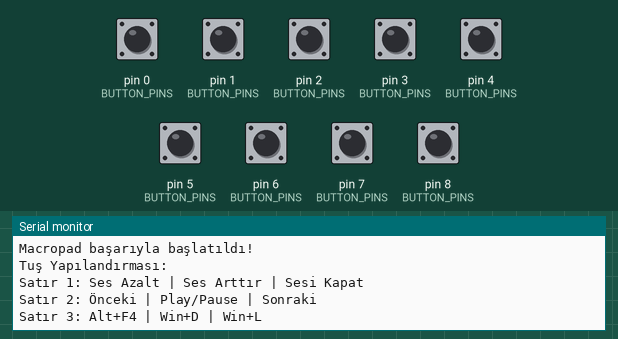
This sketch was run on a simulated SparkFun Pro Micro, built with avr-gcc and run on an emulated ATmega32U4. Parts: the last lines printed to the serial monitor. The test bench sets the inputs (shaded band); at power-on: pin 0 (BUTTON_PINS), pin 1 (BUTTON_PINS), pin 2 (BUTTON_PINS), pin 3 (BUTTON_PINS), pin 4 (BUTTON_PINS), pin 5 (BUTTON_PINS), pin 6 (BUTTON_PINS), pin 7 (BUTTON_PINS), pin 8 (BUTTON_PINS) HIGH. USB keyboard and mouse output is not drawn.

Above: at 2.2 s.
2.3 s: pin 0 (BUTTON_PINS) pulled LOW for 0.15 s
At 3.2 s:
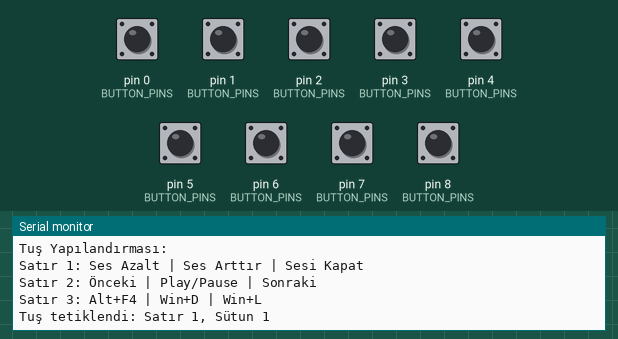
3.9 s: pin 1 (BUTTON_PINS) pulled LOW for 0.15 s
At 4.4 s:
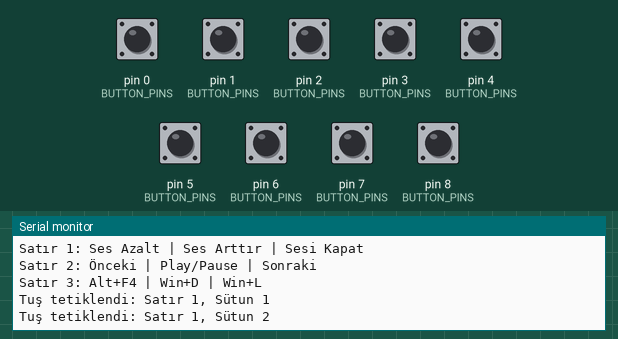
5.5 s: pin 2 (BUTTON_PINS) pulled LOW for 0.15 s
At 6.8 s:
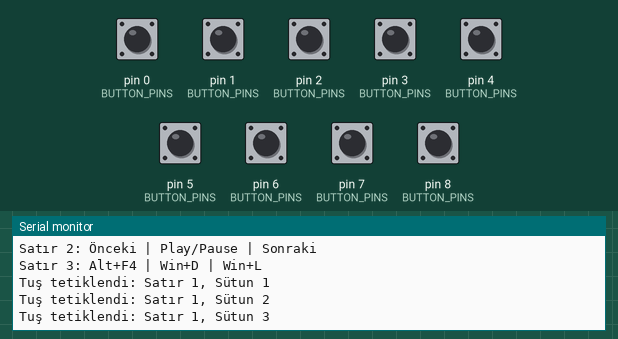
7.1 s: pin 3 (BUTTON_PINS) pulled LOW for 0.15 s
At 8.1 s:
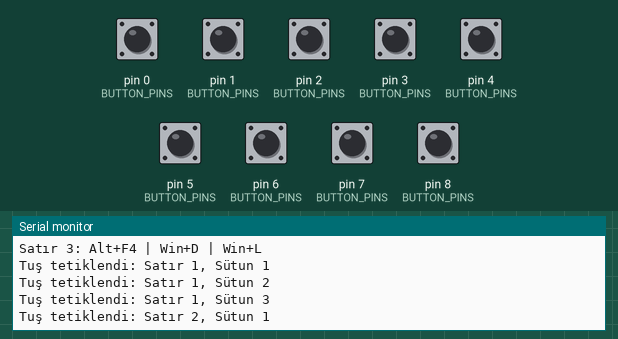
8.7 s: pin 4 (BUTTON_PINS) pulled LOW for 0.15 s
At 9.2 s:
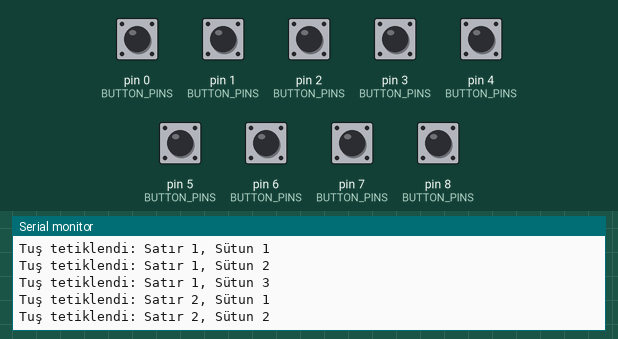
10.3 s: pin 5 (BUTTON_PINS) pulled LOW for 0.15 s
At 11.7 s:
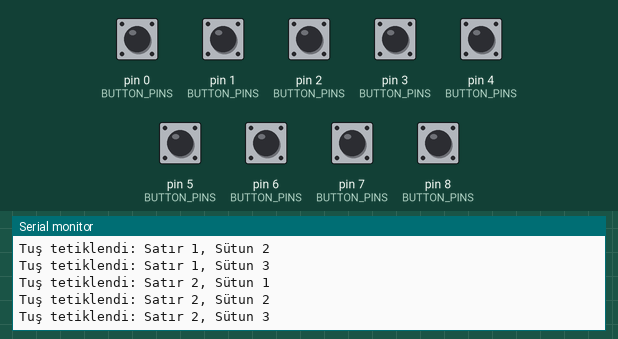
Timing chart, 0 to 12.9 s (numbered marks = the images above; inputs shaded):
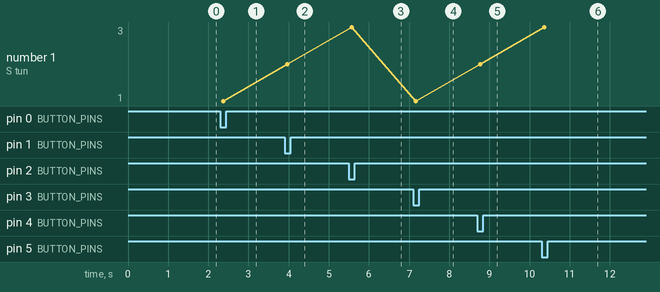

Measured:
- after the input at 2.3 s, the serial monitor: prints a new line after 0.07 s (image 1)
- after the input at 3.9 s, the serial monitor: prints a new line after 0.07 s (image 2)
- after the input at 5.5 s, the serial monitor: prints a new line after 0.07 s (image 3)
- after the input at 7.1 s, the serial monitor: prints a new line after 0.07 s (image 4)
- after the input at 8.7 s, the serial monitor: prints a new line after 0.07 s (image 5)
- after the input at 10.3 s, the serial monitor: prints a new line after 0.07 s (image 6)
- plotted number 1: 2 → 3 after the input at 5.5 s, 2 → 3 after the input at 10.3 s

The sketch:

HID_Macropad_3x3.ino
```cpp
/*
 * Arduino Pro Micro 3x3 HID Macropad
 *
 * ATmega32U4 tabanlı özel macropad firmware'i
 * USB HID klavye ve medya kontrol cihazı olarak çalışır
 *
 * Donanım: Arduino Pro Micro
 * Gerekli Kütüphane: HID-Project (Library Manager'dan yükleyiniz)
 *
 * Tuş Konfigürasyonu:
 * Satır 1: Ses Azalt | Ses Arttır | Sesi Kapat
 * Satır 2: Önceki | Play/Pause | Sonraki
 * Satır 3: Alt+F4 | Win+D | Win+L
 *
 * DONANIM KURULUM SEÇENEKLERİ:
 * Bu firmware hem diyotsuz hem de diyötlü kurulumlarla uyumludur.
 *
 * SEÇENEK 1 - DİYOTSUZ (Basit):
 *   Switch Pin1 --> GPIO Pin (D0-D8)
 *   Switch Pin2 --> GND
 *
 * SEÇENEK 2 - DİYÖTLÜ (Profesyonel):
 *   Switch Pin1 --> 1N4148 Diyot Katodu (-)
 *   Diyot Anodu (+) --> GPIO Pin (D0-D8)
 *   Switch Pin2 --> GND
 */

#include "HID-Project.h"

// ===== PIN KONFIGÜRASYONU =====
// Arduino Pro Micro düğmelerinin GPIO pin atamalarını tanımlayın
// Sıralı pin yapısı: D0, D1, D2, D3, D4, D5, D6, D7, D8
const int BUTTON_PINS[3][3] = {
  { 0,  1,  2 },  // Satır 1: D0 (RX), D1 (TX), D2 (SDA)
  { 3,  4,  5 },  // Satır 2: D3, D4, D5
  { 6,  7,  8 }   // Satır 3: D6, D7, D8
};

// Makro tipi tanımı
enum MacroType {
  MACRO_KEYBOARD,    // Klavye tuş kombinasyonu
  MACRO_CONSUMER     // Medya/Tüketici kontrol tuşu
};

// Tuş kombinasyon tanımları
struct MacroKey {
  MacroType type;      // Makro tipi (klavye veya medya)
  int modifier;        // Modifier tuşlar (sadece MACRO_KEYBOARD için)
  int key1;            // Ana tuş veya medya tuşu
  int key2;            // İkinci tuş (opsiyonel)
  int key3;            // Üçüncü tuş (opsiyonel)
};

const MacroKey MACRO_BINDINGS[3][3] = {
  // Satır 1: Ses Kontrolleri
  { { MACRO_CONSUMER, 0, MEDIA_VOLUME_DOWN, 0, 0 },   // Ses Azalt
    { MACRO_CONSUMER, 0, MEDIA_VOLUME_UP, 0, 0 },     // Ses Arttır
    { MACRO_CONSUMER, 0, MEDIA_VOLUME_MUTE, 0, 0 } }, // Sesi Kapat
  // Satır 2: Medya Kontrolleri
  { { MACRO_CONSUMER, 0, MEDIA_PREVIOUS, 0, 0 },      // Önceki
    { MACRO_CONSUMER, 0, MEDIA_PLAY_PAUSE, 0, 0 },    // Play/Pause
    { MACRO_CONSUMER, 0, MEDIA_NEXT, 0, 0 } },        // Sonraki
  // Satır 3: Sistem Komutları
  { { MACRO_KEYBOARD, KEY_LEFT_ALT, KEY_F4, 0, 0 },   // Alt+F4 (Uygulamayı Kapat)
    { MACRO_KEYBOARD, KEY_LEFT_GUI, 'd', 0, 0 },      // Win+D (Masaüstüne Git)
    { MACRO_KEYBOARD, KEY_LEFT_GUI, 'l', 0, 0 } }     // Win+L (Bilgisayarı Kilitle)
};

// ===== DEBOUNCING KONFİGÜRASYONU =====
const unsigned long DEBOUNCE_TIME = 20;  // ms cinsinden debounce süresi (20ms - ayarlanabilir 20-50ms arası)
const unsigned long SCAN_INTERVAL = 1;   // ms cinsinden tarama aralığı

// Tuş durumları (debouncing için gerekli)
struct ButtonState {
  int lastState;           // Son çıkış durumu
  int currentState;        // Şu anki çıkış durumu
  unsigned long lastTime;  // Son durum değişikliğinin zamanı
  bool pressed;            // Basılı mı?
};

ButtonState buttons[3][3];

// ===== SETUP FÖNKSİYONU =====
void setup() {
  // Seri haberleşeme başlat (isteğe bağlı, hata ayıklama için)
  Serial.begin(9600);
  delay(1000);

  Serial.println("Arduino Pro Micro 3x3 Macropad başlatılıyor...");

  // Tüm pin'leri INPUT olarak ayarla (dahili pull-up ile)
  for (int row = 0; row < 3; row++) {
    for (int col = 0; col < 3; col++) {
      pinMode(BUTTON_PINS[row][col], INPUT_PULLUP);
      buttons[row][col].lastState = HIGH;
      buttons[row][col].currentState = HIGH;
      buttons[row][col].pressed = false;
      buttons[row][col].lastTime = 0;
    }
  }

  // USB HID cihazlarını başlat
  Keyboard.begin();
  Consumer.begin();

  Serial.println("Macropad başarıyla başlatıldı!");
  Serial.println("Tuş Yapılandırması:");
  Serial.println("Satır 1: Ses Azalt | Ses Arttır | Sesi Kapat");
  Serial.println("Satır 2: Önceki | Play/Pause | Sonraki");
  Serial.println("Satır 3: Alt+F4 | Win+D | Win+L");
}

// ===== ANA DÖNGÜ =====
void loop() {
  static unsigned long lastScan = 0;
  unsigned long now = millis();

  // Tarama aralığını kontrol et (1ms döngü)
  if (now - lastScan >= SCAN_INTERVAL) {
    lastScan = now;

    // Tüm düğmeleri tara ve debounce işlemini yap
    for (int row = 0; row < 3; row++) {
      for (int col = 0; col < 3; col++) {
        updateButtonState(row, col, now);
      }
    }
  }
}

// ===== DÜĞME DURUMU GÜNCELLEME FONKSİYONU (DEBOUNCING İLE) =====
void updateButtonState(int row, int col, unsigned long now) {
  ButtonState& btn = buttons[row][col];
  int pin = BUTTON_PINS[row][col];

  // Pin durumunu oku (LOW = basılı, HIGH = bırakılmış)
  int reading = digitalRead(pin);

  // Durum değişikliği algılandı
  if (reading != btn.lastState) {
    btn.lastTime = now;
    btn.lastState = reading;
  }

  // Yeterli süre geçti ve durum kararlı
  if ((now - btn.lastTime) >= DEBOUNCE_TIME) {
    if (reading != btn.currentState) {
      btn.currentState = reading;

      // Düğme basıldı (LOW -> HIGH geçişi)
      if (btn.currentState == LOW && !btn.pressed) {
        btn.pressed = true;
        executeKeyStroke(row, col);
      }
      // Düğme bırakıldı (HIGH -> LOW geçişi)
      else if (btn.currentState == HIGH && btn.pressed) {
        btn.pressed = false;
        // Tuşu bırakma (opsiyonel, bazı tuş kombinasyonları otomatik bırakılır)
      }
    }
  }
}

// ===== MAKRO TUŞU ÇALIŞTIRIR =====
void executeKeyStroke(int row, int col) {
  MacroKey macro = MACRO_BINDINGS[row][col];

  if (macro.type == MACRO_KEYBOARD) {
    // Klavye tuş kombinasyonu
    // Modifier tuşları işle
    if (macro.modifier & KEY_LEFT_CTRL) Keyboard.press(KEY_LEFT_CTRL);
    if (macro.modifier & KEY_LEFT_SHIFT) Keyboard.press(KEY_LEFT_SHIFT);
    if (macro.modifier & KEY_LEFT_ALT) Keyboard.press(KEY_LEFT_ALT);
    if (macro.modifier & KEY_LEFT_GUI) Keyboard.press(KEY_LEFT_GUI);

    // Ana tuşları işle
    if (macro.key1) Keyboard.press(macro.key1);
    if (macro.key2) Keyboard.press(macro.key2);
    if (macro.key3) Keyboard.press(macro.key3);

    // Tüm tuşları aynı anda bırak
    delay(50); // Kısa gecikme - tuş kombinasyonunun algılanması için
    Keyboard.releaseAll();
  }
  else if (macro.type == MACRO_CONSUMER) {
    // Medya/Tüketici kontrol tuşu
    Consumer.write(macro.key1);
  }

  // Hata ayıklama çıktısı
  Serial.print("Tuş tetiklendi: Satır ");
  Serial.print(row + 1);
  Serial.print(", Sütun ");
  Serial.println(col + 1);
}
```
